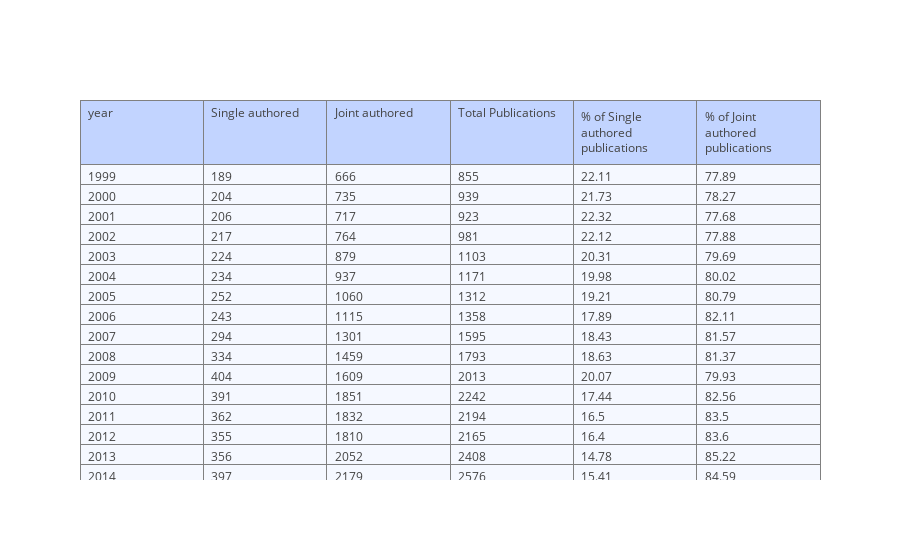
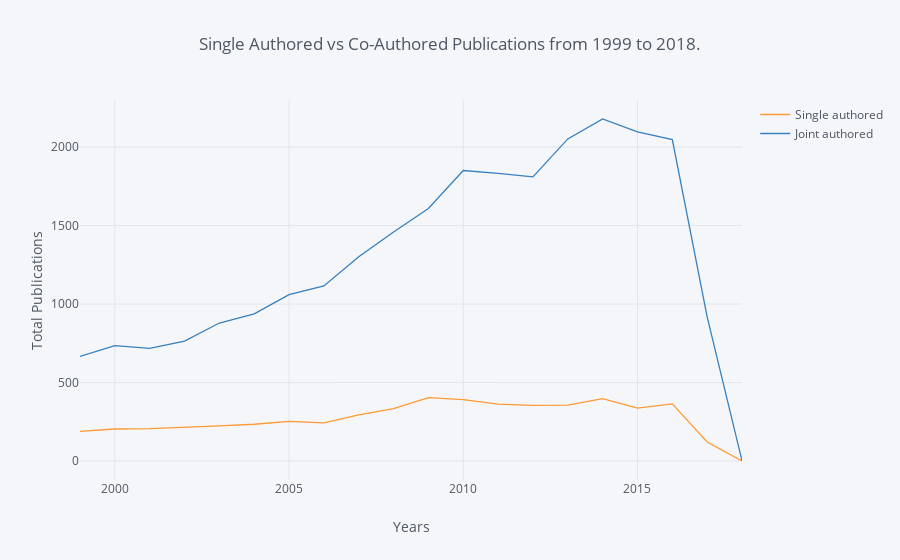
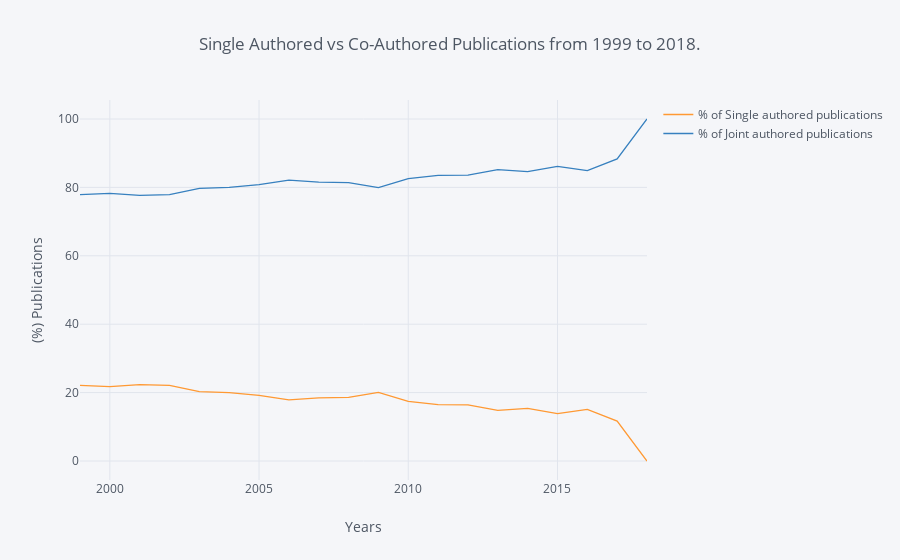

Notebook code cell kept with these figures, in order:
### Code cell
# plot year-wise distribution single author vs co-authored 
n_years = 20
visual.plot_yr_dist(years=n_years)

### Figure 1 — Plotly figure (JSON) as saved in the notebook; plotly's stock layout.template omitted (floating-point values rounded to 4 significant figures)
{"data": [{"cells": {"align": ["left", "left", "left", "left", "left"], "fill": {"color": "#F5F8FF"}, "values": [["1999", "2000", "2001", "2002", "2003", "2004", "2005", "2006", "2007", "2008", "2009", "2010", "2011", "2012", "2013", "2014", "2015", "2016", "2017", "2018"], [189, 204, 206, 217, 224, 234, 252, 243, 294, 334, 404, 391, 362, 355, 356, 397, 337, 364, 121, 0], [666, 735, 717, 764, 879, 937, 1060, 1115, 1301, 1459, 1609, 1851, 1832, 1810, 2052, 2179, 2097, 2048, 918, 2], [855, 939, 923, 981, 1103, 1171, 1312, 1358, 1595, 1793, 2013, 2242, 2194, 2165, 2408, 2576, 2434, 2412, 1039, 2], [22.11, 21.73, 22.32, 22.12, 20.31, 19.98, 19.21, 17.89, 18.43, 18.63, 20.07, 17.44, 16.5, 16.4, 14.78, 15.41, 13.85, 15.09, 11.65, 0], [77.89, 78.27, 77.68, 77.88, 79.69, 80.02, 80.79, 82.11, 81.57, 81.37, 79.93, 82.56, 83.5, 83.6, 85.22, 84.59, 86.15, 84.91, 88.35, 100]]}, "header": {"align": ["left", "left", "left", "left", "left"], "fill": {"color": "#C2D4FF"}, "values": ["year", "Single authored", "Joint authored", "Total Publications", "% of Single authored publications", "% of Joint authored publications"]}, "type": "table", "uid": "25384155-ecfa-4659-a333-94b552f823d5"}], "layout": {}}

### Figure 2 — Plotly figure (JSON) as saved in the notebook; plotly's stock layout.template omitted (floating-point values rounded to 4 significant figures)
{"data": [{"line": {"color": "rgba(255, 153, 51, 1.0)", "dash": "solid", "shape": "linear", "width": 1.3}, "mode": "lines", "name": "Single authored", "text": "", "type": "scatter", "uid": "a48a68fd-512a-442b-9424-d9910594f594", "x": ["1999", "2000", "2001", "2002", "2003", "2004", "2005", "2006", "2007", "2008", "2009", "2010", "2011", "2012", "2013", "2014", "2015", "2016", "2017", "2018"], "y": [189, 204, 206, 217, 224, 234, 252, 243, 294, 334, 404, 391, 362, 355, 356, 397, 337, 364, 121, 0]}, {"line": {"color": "rgba(55, 128, 191, 1.0)", "dash": "solid", "shape": "linear", "width": 1.3}, "mode": "lines", "name": "Joint authored", "text": "", "type": "scatter", "uid": "b2aab571-d351-440b-a529-de34c4b456a2", "x": ["1999", "2000", "2001", "2002", "2003", "2004", "2005", "2006", "2007", "2008", "2009", "2010", "2011", "2012", "2013", "2014", "2015", "2016", "2017", "2018"], "y": [666, 735, 717, 764, 879, 937, 1060, 1115, 1301, 1459, 1609, 1851, 1832, 1810, 2052, 2179, 2097, 2048, 918, 2]}], "layout": {"legend": {"bgcolor": "#F5F6F9", "font": {"color": "#4D5663"}}, "paper_bgcolor": "#F5F6F9", "plot_bgcolor": "#F5F6F9", "title": {"font": {"color": "#4D5663"}, "text": "Single Authored vs Co-Authored Publications from 1999 to 2018."}, "xaxis": {"gridcolor": "#E1E5ED", "showgrid": true, "tickfont": {"color": "#4D5663"}, "title": {"font": {"color": "#4D5663"}, "text": "Years"}, "zerolinecolor": "#E1E5ED"}, "yaxis": {"gridcolor": "#E1E5ED", "showgrid": true, "tickfont": {"color": "#4D5663"}, "title": {"font": {"color": "#4D5663"}, "text": "Total Publications"}, "zerolinecolor": "#E1E5ED"}}}

### Figure 3 — Plotly figure (JSON) as saved in the notebook; plotly's stock layout.template omitted (floating-point values rounded to 4 significant figures)
{"data": [{"line": {"color": "rgba(255, 153, 51, 1.0)", "dash": "solid", "shape": "linear", "width": 1.3}, "mode": "lines", "name": "% of Single authored publications", "text": "", "type": "scatter", "uid": "a4a1b4d7-322a-4de5-b537-73f249a5cece", "x": ["1999", "2000", "2001", "2002", "2003", "2004", "2005", "2006", "2007", "2008", "2009", "2010", "2011", "2012", "2013", "2014", "2015", "2016", "2017", "2018"], "y": [22.11, 21.73, 22.32, 22.12, 20.31, 19.98, 19.21, 17.89, 18.43, 18.63, 20.07, 17.44, 16.5, 16.4, 14.78, 15.41, 13.85, 15.09, 11.65, 0]}, {"line": {"color": "rgba(55, 128, 191, 1.0)", "dash": "solid", "shape": "linear", "width": 1.3}, "mode": "lines", "name": "% of Joint authored publications", "text": "", "type": "scatter", "uid": "45ce61f0-ac8b-411a-b84e-dc6a5b0bc5db", "x": ["1999", "2000", "2001", "2002", "2003", "2004", "2005", "2006", "2007", "2008", "2009", "2010", "2011", "2012", "2013", "2014", "2015", "2016", "2017", "2018"], "y": [77.89, 78.27, 77.68, 77.88, 79.69, 80.02, 80.79, 82.11, 81.57, 81.37, 79.93, 82.56, 83.5, 83.6, 85.22, 84.59, 86.15, 84.91, 88.35, 100]}], "layout": {"legend": {"bgcolor": "#F5F6F9", "font": {"color": "#4D5663"}}, "paper_bgcolor": "#F5F6F9", "plot_bgcolor": "#F5F6F9", "title": {"font": {"color": "#4D5663"}, "text": "Single Authored vs Co-Authored Publications from 1999 to 2018."}, "xaxis": {"gridcolor": "#E1E5ED", "showgrid": true, "tickfont": {"color": "#4D5663"}, "title": {"font": {"color": "#4D5663"}, "text": "Years"}, "zerolinecolor": "#E1E5ED"}, "yaxis": {"gridcolor": "#E1E5ED", "showgrid": true, "tickfont": {"color": "#4D5663"}, "title": {"font": {"color": "#4D5663"}, "text": "(%) Publications"}, "zerolinecolor": "#E1E5ED"}}}
